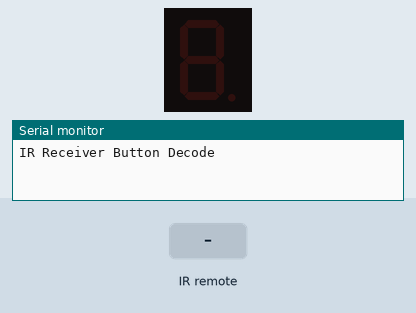
Recording of a sketch running on a simulated Arduino Uno, built with avr-gcc and run on an emulated ATmega328P. Shown: 1-digit seven-segment display, the last lines printed to the serial monitor. Wiring (inferred from the names in the program): 1-digit 7-segment display, segments lit when HIGH: segments pin 8, pin 7, pin 5, pin 3, pin 2, pin 10, pin 12, pin 6. The inputs (shaded band) are chosen by the test bench. Random numbers use the default seed unless the sketch sets one; the segment pins are drawn as the display they are named for.

Above: at 1.2 s.
1.3 s: infrared code 0xFFA25D received
At 2.6 s:
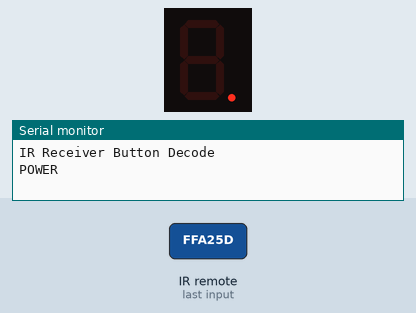
3.0 s: infrared code 0xFF02FD received
At 4.7 s:
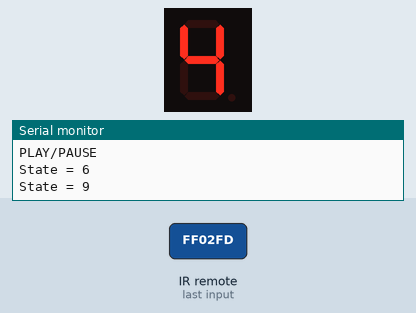
6.0 s: infrared code 0xFF906F received
At 7.6 s:
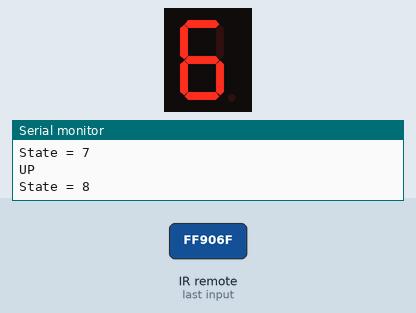
7.9 s: infrared code 0xFF02FD received
At 9.6 s:
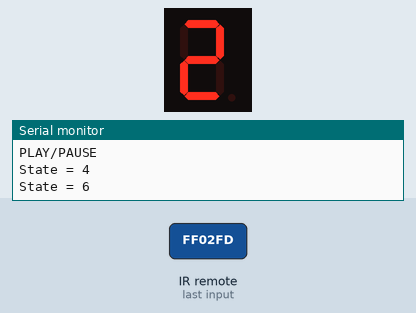
10.9 s: infrared code 0xFF906F received
At 12.5 s:
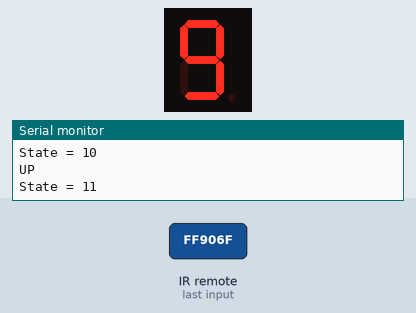
Timing chart, 0 to 13.8 s (numbered marks = the images above; inputs shaded):
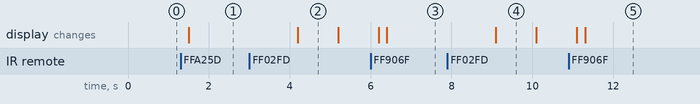

The sketch:

Exercici_001.ino
```cpp
/****************************************************************
**                                                             **
**                            TÍTOL:                           **
**                  Nom represenatiu del programa              **
**                                                             **
** NOM: Nom de l'Alumne                       DATA: xx/xx/20xx **
****************************************************************/
//************************** INCLUDE ****************************
#include "IRremote.h"
int receiver = 11; // Signal Pin of IR receiver to Arduino Digital Pin 11
int state = 1, previousState = 1;
int currentButtonState;
int PlayPause;

/*-----( Declare objects )-----*/
IRrecv irrecv(receiver);     // create instance of 'irrecv'
decode_results results;      // create instance of 'decode_results'

/*-----( Function )-----*/
void translateIR() // takes action based on IR code received

// describing Remote IR codes

{
  switch(results.value)
  {
  case 0xFFA25D: Serial.println("POWER");
  currentButtonState = !currentButtonState;
  state = 1;
  PlayPause = 0; break;
  case 0xFFE21D: Serial.println("FUNC/STOP"); break;
  case 0xFF629D: Serial.println("VOL+"); break;
  case 0xFF22DD: Serial.println("FAST BACK"); break;
  case 0xFF02FD: Serial.println("PLAY/PAUSE");
  PlayPause = !PlayPause; break;
  case 0xFFC23D: Serial.println("FAST FORWARD"); break;
  case 0xFFE01F: Serial.println("DOWN");
  state--; break;
  case 0xFFA857: Serial.println("VOL-"); break;
  case 0xFF906F: Serial.println("UP");
  state++; break;
  case 0xFF9867: Serial.println("EQ"); break;
  case 0xFFB04F: Serial.println("ST/REPT"); break;
  case 0xFF6897: Serial.println("0");
  state = 2; break;
  case 0xFF30CF: Serial.println("1");
  state = 3; break;
  case 0xFF18E7: Serial.println("2");
  state = 4; break;
  case 0xFF7A85: Serial.println("3");
  state = 5; break;
  case 0xFF10EF: Serial.println("4");
  state = 6; break;
  case 0xFF38C7: Serial.println("5");
  state = 7; break;
  case 0xFF5AA5: Serial.println("6");
  state = 8; break;
  case 0xFF42BD: Serial.println("7");
  state = 9; break;
  case 0xFF4AB5: Serial.println("8");
  state = 10; break;
  case 0xFF52AD: Serial.println("9");
  state = 11; break;
  case 0xFFFFFFFF: Serial.println(" REPEAT"); break;

  default:
    Serial.println(" other button   ");

  }// End Case

  delay(200); // Do not get immediate repeat

} //END translateIR

//************************* VARIABLES ***************************
const int segA = 8;
const int segB = 7;
const int segC = 5;
const int segD = 3;
const int segE = 2;
const int segF = 10;
const int segG = 12;
const int segDP = 6;

//*************************** SETUP *****************************
void setup()
{
  Serial.begin(9600);
  Serial.println("IR Receiver Button Decode");
  irrecv.enableIRIn(); // Start the receiver
  pinMode(segA, OUTPUT);
  pinMode(segB, OUTPUT);
  pinMode(segC, OUTPUT);
  pinMode(segD, OUTPUT);
  pinMode(segE, OUTPUT);
  pinMode(segF, OUTPUT);
  pinMode(segG, OUTPUT);
  pinMode(segDP, OUTPUT);
}

//*************************** LOOP ******************************
void loop()
{
  if (irrecv.decode(&results)) // have we received an IR signal?
  {
    translateIR();
    irrecv.resume(); // receive the next value
  }
  if(state>11 || state<1)
  {
    state = previousState;
    Serial.print("State = ");    //Ensenya el valor de State sempre i quant estigui als limits establerts
    Serial.println(state);
  }
  if(state != previousState)
  {
    Serial.print("State = ");    //Ensenya el valor de State sempre i quant sigui diferent a l'estat anterior
    Serial.println(state);
  }
  if(results.value != 0xFF02FD)
  {
    PlayPause = 0;
  }
  if(PlayPause == 1)
  {
    state = random(2,11);
    Serial.print("State = ");    //Ensenya el valor de State sempre que es generi un nombre nou aleatòriament
    Serial.println(state);
    delay(1000);
  }
  if(currentButtonState == 1)
  {
    if(results.value == 0xFFE01F && state<2)
    {
      state = previousState;
    }
    switch(state)
    {
      case 1:
      digitalWrite(segG, LOW);    //Comfirmació d'engegada
      digitalWrite(segA, LOW);
      digitalWrite(segB, LOW);
      digitalWrite(segC, LOW);
      digitalWrite(segD, LOW);
      digitalWrite(segE, LOW);
      digitalWrite(segF, LOW);
      digitalWrite(segDP, HIGH);
      break;

      case 2:
      digitalWrite(segG, LOW);    //0
      digitalWrite(segA, HIGH);
      digitalWrite(segB, HIGH);
      digitalWrite(segC, HIGH);
      digitalWrite(segD, HIGH);
      digitalWrite(segE, HIGH);
      digitalWrite(segF, HIGH);
      digitalWrite(segDP, LOW);
      break;

      case 3:
      digitalWrite(segA, LOW);    //1
      digitalWrite(segB, HIGH);
      digitalWrite(segC, HIGH);
      digitalWrite(segD, LOW);
      digitalWrite(segE, LOW);
      digitalWrite(segF, LOW);
      digitalWrite(segG, LOW);
      digitalWrite(segDP, LOW);
      break;

      case 4:
      digitalWrite(segA, HIGH);    //2
      digitalWrite(segB, HIGH);
      digitalWrite(segC, LOW);
      digitalWrite(segD, HIGH);
      digitalWrite(segE, HIGH);
      digitalWrite(segF, LOW);
      digitalWrite(segG, HIGH);
      digitalWrite(segDP, LOW);
      break;

      case 5:
      digitalWrite(segA, HIGH);    //3
      digitalWrite(segB, HIGH);
      digitalWrite(segC, HIGH);
      digitalWrite(segD, HIGH);
      digitalWrite(segE, LOW);
      digitalWrite(segF, LOW);
      digitalWrite(segG, HIGH);
      digitalWrite(segDP, LOW);
      break;

      case 6:
      digitalWrite(segA, LOW);    //4
      digitalWrite(segB, HIGH);
      digitalWrite(segC, HIGH);
      digitalWrite(segD, LOW);
      digitalWrite(segE, LOW);
      digitalWrite(segF, HIGH);
      digitalWrite(segG, HIGH);
      digitalWrite(segDP, LOW);
      break;

      case 7:
      digitalWrite(segA, HIGH);    //5
      digitalWrite(segB, LOW);
      digitalWrite(segC, HIGH);
      digitalWrite(segD, HIGH);
      digitalWrite(segE, LOW);
      digitalWrite(segF, HIGH);
      digitalWrite(segG, HIGH);
      digitalWrite(segDP, LOW);
      break;

      case 8:
      digitalWrite(segA, HIGH);    //6
      digitalWrite(segB, LOW);
      digitalWrite(segC, HIGH);
      digitalWrite(segD, HIGH);
      digitalWrite(segE, HIGH);
      digitalWrite(segF, HIGH);
      digitalWrite(segG, HIGH);
      digitalWrite(segDP, LOW);
      break;

      case 9:
      digitalWrite(segA, HIGH);    //7
      digitalWrite(segB, HIGH);
      digitalWrite(segC, HIGH);
      digitalWrite(segD, LOW);
      digitalWrite(segE, LOW);
      digitalWrite(segF, LOW);
      digitalWrite(segG, LOW);
      digitalWrite(segDP, LOW);
      break;

      case 10:
      digitalWrite(segA, HIGH);    //8
      digitalWrite(segB, HIGH);
      digitalWrite(segC, HIGH);
      digitalWrite(segD, HIGH);
      digitalWrite(segE, HIGH);
      digitalWrite(segF, HIGH);
      digitalWrite(segG, HIGH);
      digitalWrite(segDP, LOW);
      break;

      case 11:
      digitalWrite(segA, HIGH);    //9
      digitalWrite(segB, HIGH);
      digitalWrite(segC, HIGH);
      digitalWrite(segD, HIGH);
      digitalWrite(segE, LOW);
      digitalWrite(segF, HIGH);
      digitalWrite(segG, HIGH);
      digitalWrite(segDP, LOW);
      break;
    }
  }
  else
  {
    digitalWrite(segG, LOW);    //Parat
    digitalWrite(segA, LOW);
    digitalWrite(segB, LOW);
    digitalWrite(segC, LOW);
    digitalWrite(segD, LOW);
    digitalWrite(segE, LOW);
    digitalWrite(segF, LOW);
    digitalWrite(segDP, LOW);
  }
  previousState = state;
}

//************************* FUNCIONS ****************************
```

Measured:
- after the input at 1.3 s, the display: changes after 0.20 s (image 1)
- after the input at 3.0 s, the display: changes after 1.2 s (image 2)
- after the input at 7.9 s, the display: changes after 1.2 s (image 4)
- what the display in image 2 shows lasts 1.0 s, from 4.2 s to 5.2 s
